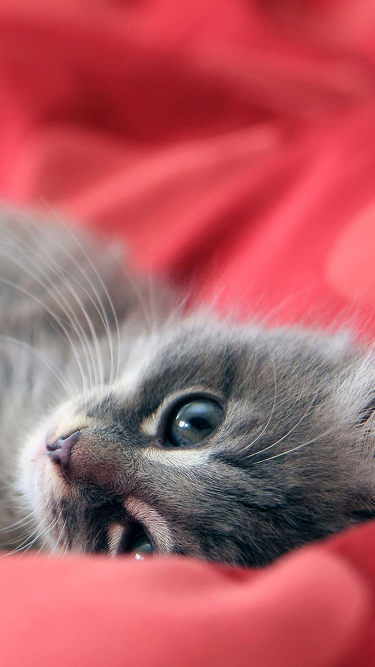
#> input picture jpgs/cat-iphone-wallpaper-1.jpg, 750 x 1334 px (shown at 1/2 size); its folder holds only this picture in this run
$ jupyter execute 'Mux images 2 numpy array.ipynb'
#> lines starting #> are read from the running program, lines starting #| are printed output that depends on the picture
url for form data: https://docs.google.com/forms/d/e/1FAIpQLSeitoyUkcXqKklQOIzY9JLlVV4u9HdRHyT_pc7y0Ug6jVxTfA/alreadyresponded

[cell 1]
import os
import numpy as np
import matplotlib.pylab as plt
from PIL import Image

[cell 2]
mainpath = "jpgs"
array = np.zeros([20, 512, 512, 3])
re_img = []

[cell 3]
for dirName, subdirList, fileList in os.walk(mainpath):
    print('Found directory: %s' % dirName)
    for photoid in fileList:
        print('file name: \t%s' % photoid)
        print('Found directory: %s' % dirName)
        #i = plt.imread(fname)
        i = Image.open(dirName+"/"+photoid)
#> i is the input picture: PIL image 750x1334 RGB; mean R, G, B 177.3, 93.6, 100.9
        resize = i.resize((512,512))
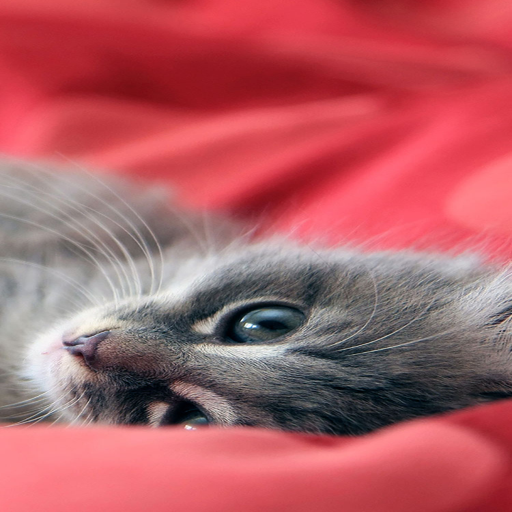
#> resize: PIL image 512x512 RGB; mean R, G, B 177.3, 93.6, 100.9
        np_re_img = np.array(resize)
        re_img.append(np_re_img)

[cell 4]
array = np.array(re_img)

[cell 5]
print (array)
#> (printed output is left out)
print (f"Array shape: {array.shape}")
#| Array shape: (1, 512, 512, 3)


$ run again, on jpgs/cat-iphone-wallpaper-13.jpg
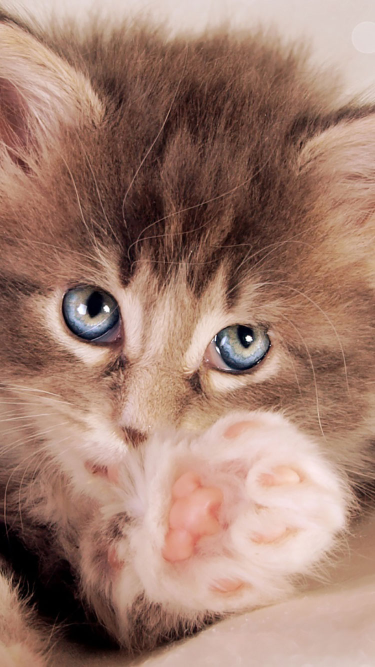
#> input picture jpgs/cat-iphone-wallpaper-13.jpg, 750 x 1334 px (shown at 1/2 size)
#> i is the input picture: PIL image 750x1334 RGB; mean R, G, B 160.6, 125.7, 111.5
#> `resize = i.resize((512,512))`:
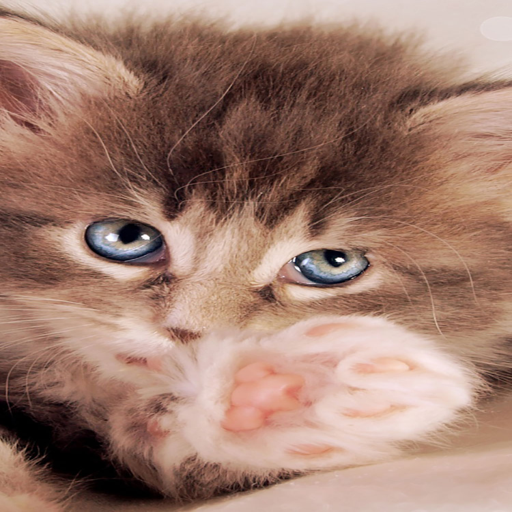
#> resize: PIL image 512x512 RGB; mean R, G, B 160.6, 125.7, 111.5
#> (printed output is left out)
#| Array shape: (1, 512, 512, 3)

$ run again, on jpgs/cat-iphone-wallpaper-14.jpg
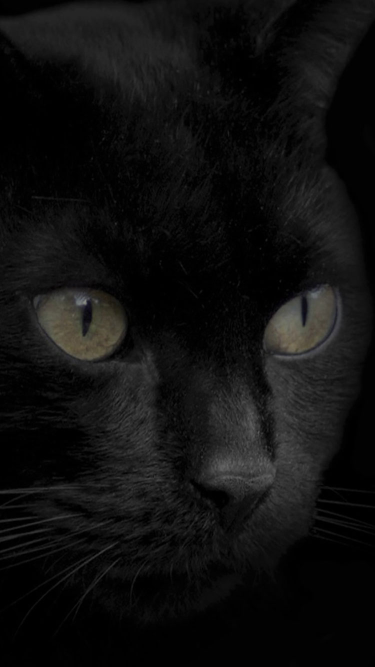
#> input picture jpgs/cat-iphone-wallpaper-14.jpg, 750 x 1334 px (shown at 1/2 size)
#> i is the input picture: PIL image 750x1334 RGB; mean R, G, B 15.8, 15.7, 15.4
#> `resize = i.resize((512,512))`:
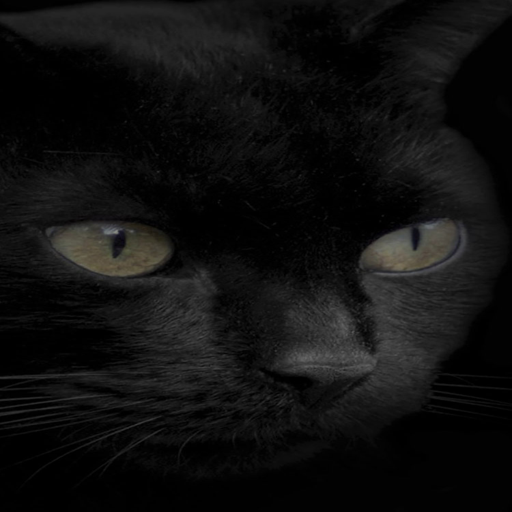
#> resize: PIL image 512x512 RGB; mean R, G, B 15.8, 15.7, 15.4
#> (printed output is left out)
#| Array shape: (1, 512, 512, 3)

$ run again, on jpgs/cat-iphone-wallpaper-15.jpg
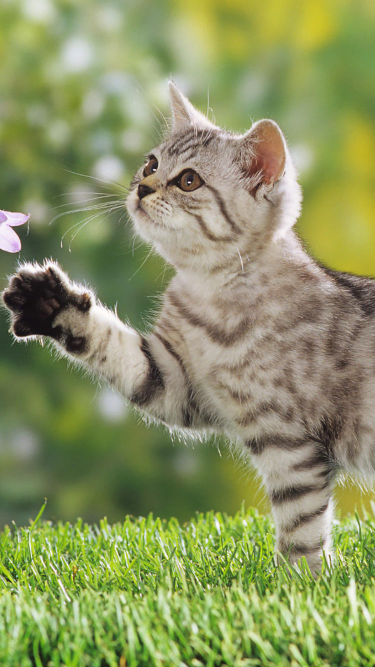
#> input picture jpgs/cat-iphone-wallpaper-15.jpg, 750 x 1334 px (shown at 1/2 size)
#> i is the input picture: PIL image 750x1334 RGB; mean R, G, B 139.5, 148.2, 98.2
#> `resize = i.resize((512,512))`:
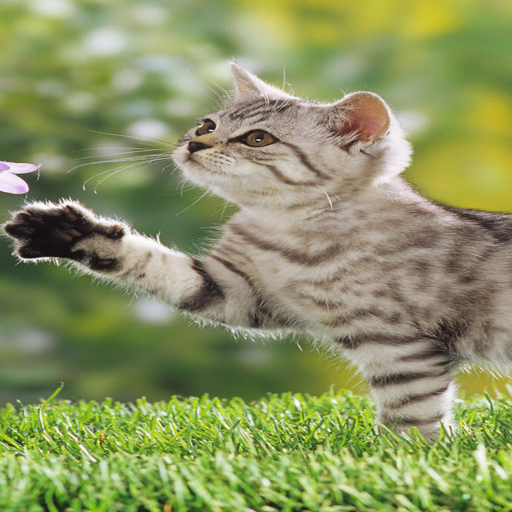
#> resize: PIL image 512x512 RGB; mean R, G, B 139.5, 148.2, 98.2
#> (printed output is left out)
#| Array shape: (1, 512, 512, 3)

$ run again, on jpgs/cat-iphone-wallpaper-10.jpg
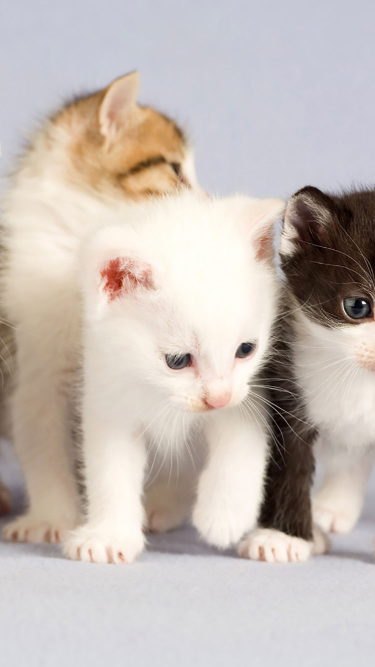
#> input picture jpgs/cat-iphone-wallpaper-10.jpg, 750 x 1334 px (shown at 1/2 size)
#> i is the input picture: PIL image 750x1334 RGB; mean R, G, B 197.8, 188.3, 182.6
#> `resize = i.resize((512,512))`:
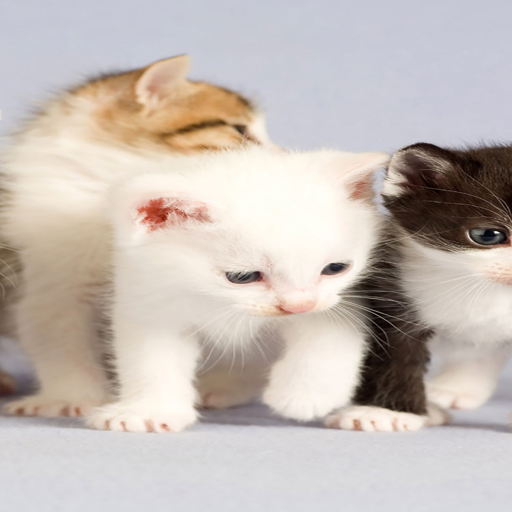
#> resize: PIL image 512x512 RGB; mean R, G, B 197.8, 188.3, 182.6
#> (printed output is left out)
#| Array shape: (1, 512, 512, 3)
